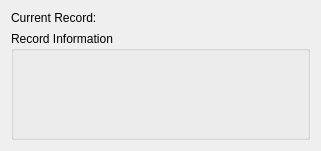
<?xml version="1.0" encoding="UTF-8"?>
<ui version="4.0">
 <class>RecordWindow</class>
 <widget class="QDialog" name="RecordWindow">
  <property name="geometry">
   <rect>
    <x>0</x>
    <y>0</y>
    <width>321</width>
    <height>113</height>
   </rect>
  </property>
  <property name="windowTitle">
   <string>Current Record Tracker</string>
  </property>
  <layout class="QVBoxLayout" name="verticalLayout_2">
   <item>
    <layout class="QHBoxLayout" name="horizontalLayout">
     <item>
      <widget class="QLabel" name="labCurrentRecord">
       <property name="text">
        <string>Current Record:</string>
       </property>
      </widget>
     </item>
     <item>
      <widget class="QLabel" name="labCurrentNum">
       <property name="text">
        <string/>
       </property>
      </widget>
     </item>
    </layout>
   </item>
   <item>
    <widget class="QGroupBox" name="grpRecord">
     <property name="sizePolicy">
      <sizepolicy hsizetype="Expanding" vsizetype="Expanding">
       <horstretch>0</horstretch>
       <verstretch>0</verstretch>
      </sizepolicy>
     </property>
     <property name="title">
      <string>Record Information</string>
     </property>
     <layout class="QHBoxLayout" name="horizontalLayout_2">
      <item>
       <widget class="QListWidget" name="listData">
        <property name="autoFillBackground">
         <bool>false</bool>
        </property>
        <property name="styleSheet">
         <string notr="true">background:transparent;</string>
        </property>
        <property name="frameShape">
         <enum>QFrame::NoFrame</enum>
        </property>
        <property name="frameShadow">
         <enum>QFrame::Plain</enum>
        </property>
        <property name="lineWidth">
         <number>0</number>
        </property>
        <property name="editTriggers">
         <set>QAbstractItemView::CurrentChanged|QAbstractItemView::DoubleClicked|QAbstractItemView::EditKeyPressed|QAbstractItemView::SelectedClicked</set>
        </property>
        <property name="alternatingRowColors">
         <bool>true</bool>
        </property>
        <property name="selectionBehavior">
         <enum>QAbstractItemView::SelectRows</enum>
        </property>
        <property name="selectionRectVisible">
         <bool>true</bool>
        </property>
       </widget>
      </item>
     </layout>
    </widget>
   </item>
  </layout>
 </widget>
 <resources/>
 <connections/>
</ui>
